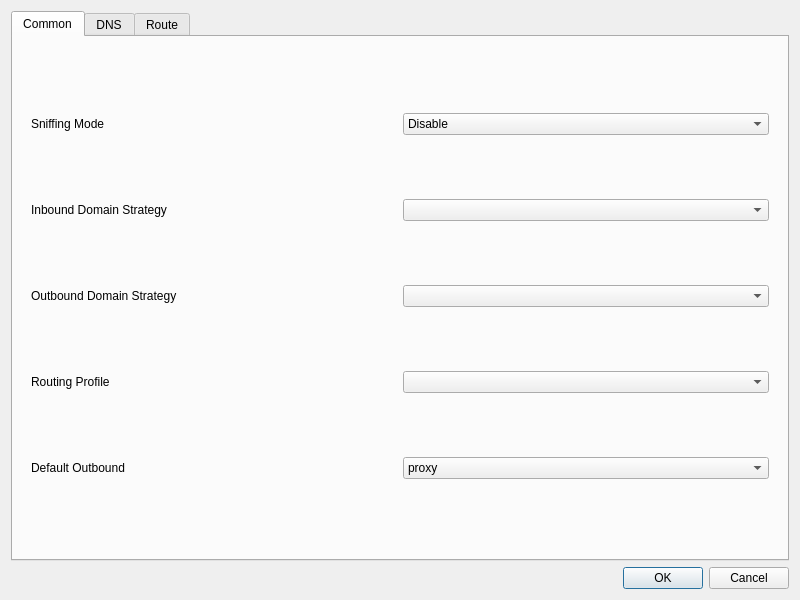
<?xml version="1.0" encoding="UTF-8"?>
<ui version="4.0">
 <class>DialogManageRoutes</class>
 <widget class="QDialog" name="DialogManageRoutes">
  <property name="geometry">
   <rect>
    <x>0</x>
    <y>0</y>
    <width>800</width>
    <height>600</height>
   </rect>
  </property>
  <property name="windowTitle">
   <string>Routes</string>
  </property>
  <layout class="QVBoxLayout" name="verticalLayout">
   <item>
    <widget class="QTabWidget" name="tabWidget">
     <property name="currentIndex">
      <number>0</number>
     </property>
     <widget class="QWidget" name="tab">
      <attribute name="title">
       <string>Common</string>
      </attribute>
      <layout class="QVBoxLayout" name="verticalLayout_3">
       <item>
        <widget class="QWidget" name="widget" native="true">
         <layout class="QGridLayout" name="gridLayout_2">
          <item row="3" column="1">
           <widget class="QComboBox" name="outbound_domain_strategy">
            <property name="editable">
             <bool>false</bool>
            </property>
           </widget>
          </item>
          <item row="2" column="1">
           <widget class="QComboBox" name="domainStrategyCombo">
            <property name="editable">
             <bool>false</bool>
            </property>
           </widget>
          </item>
          <item row="4" column="0">
           <widget class="QLabel" name="route_prof_l">
            <property name="text">
             <string>Routing Profile</string>
            </property>
           </widget>
          </item>
          <item row="5" column="1">
           <widget class="QComboBox" name="default_out">
            <item>
             <property name="text">
              <string notr="true">proxy</string>
             </property>
            </item>
            <item>
             <property name="text">
              <string notr="true">direct</string>
             </property>
            </item>
           </widget>
          </item>
          <item row="5" column="0">
           <widget class="QLabel" name="default_out_l">
            <property name="toolTip">
             <string>The outbound tag to use when the request is not handled by any rule</string>
            </property>
            <property name="text">
             <string>Default Outbound</string>
            </property>
           </widget>
          </item>
          <item row="2" column="0">
           <widget class="QLabel" name="label_6">
            <property name="toolTip">
             <string notr="true">inbound.domain_strategy
when used, domain destinations are resolved to IP before routing.</string>
            </property>
            <property name="text">
             <string>Inbound Domain Strategy</string>
            </property>
           </widget>
          </item>
          <item row="3" column="0">
           <widget class="QLabel" name="label_3">
            <property name="toolTip">
             <string>outbound.domain_strategy
when set, domain destinations are resolved to IP before connect,
also if the connection cannot be established with the current address family (ipv4, ipv6), a fallback connection is created shortly after, with the other address family.</string>
            </property>
            <property name="text">
             <string>Outbound Domain Strategy</string>
            </property>
           </widget>
          </item>
          <item row="4" column="1">
           <widget class="QComboBox" name="route_prof"/>
          </item>
          <item row="1" column="0">
           <widget class="QLabel" name="label">
            <property name="toolTip">
             <string>Sniffs the connections intial packet(s?) to identify the protocol and the SNI. Sniff result for destination also rewrites the destionation of the connection to the sniffed SNI. For more data on the sniffed protocol refer to the sing-box's documentation.</string>
            </property>
            <property name="text">
             <string>Sniffing Mode</string>
            </property>
           </widget>
          </item>
          <item row="1" column="1">
           <widget class="QComboBox" name="sniffing_mode">
            <item>
             <property name="text">
              <string>Disable</string>
             </property>
            </item>
            <item>
             <property name="text">
              <string>Sniff result for routing</string>
             </property>
            </item>
            <item>
             <property name="text">
              <string>Sniff result for destination</string>
             </property>
            </item>
           </widget>
          </item>
         </layout>
        </widget>
       </item>
      </layout>
     </widget>
     <widget class="QWidget" name="tab_3">
      <attribute name="title">
       <string>DNS</string>
      </attribute>
      <layout class="QVBoxLayout" name="verticalLayout_4">
       <item>
        <widget class="QGroupBox" name="simple_dns_box">
         <property name="title">
          <string>Simple DNS Settings</string>
         </property>
         <layout class="QGridLayout" name="gridLayout">
          <item row="1" column="0">
           <widget class="QLabel" name="label_9">
            <property name="text">
             <string>Remote DNS</string>
            </property>
            <property name="buddy">
             <cstring>widget</cstring>
            </property>
           </widget>
          </item>
          <item row="4" column="2">
           <layout class="QHBoxLayout" name="horizontalLayout_3">
            <item>
             <widget class="QLabel" name="dns_final_out_l">
              <property name="text">
               <string>Default DNS server</string>
              </property>
             </widget>
            </item>
            <item>
             <widget class="QComboBox" name="dns_final_out">
              <item>
               <property name="text">
                <string notr="true">remote</string>
               </property>
              </item>
              <item>
               <property name="text">
                <string notr="true">direct</string>
               </property>
              </item>
             </widget>
            </item>
           </layout>
          </item>
          <item row="2" column="0">
           <widget class="QLabel" name="label_8">
            <property name="toolTip">
             <string>This is especially important and it is recommended to use the default value of &quot;localhost&quot;.
If the default value does not work, try changing it to &quot;223.5.5.5&quot;.
For more information, see the document &quot;Configuration/DNS&quot;.</string>
            </property>
            <property name="text">
             <string>Direct DNS</string>
            </property>
           </widget>
          </item>
          <item row="1" column="2">
           <layout class="QHBoxLayout" name="horizontalLayout_7">
            <item>
             <widget class="QComboBox" name="remote_dns">
              <property name="sizePolicy">
               <sizepolicy hsizetype="Expanding" vsizetype="Fixed">
                <horstretch>0</horstretch>
                <verstretch>0</verstretch>
               </sizepolicy>
              </property>
              <property name="editable">
               <bool>true</bool>
              </property>
              <item>
               <property name="text">
                <string notr="true">8.8.8.8</string>
               </property>
              </item>
              <item>
               <property name="text">
                <string notr="true">https://8.8.8.8/dns-query</string>
               </property>
              </item>
              <item>
               <property name="text">
                <string notr="true">https://1.0.0.1/dns-query</string>
               </property>
              </item>
              <item>
               <property name="text">
                <string notr="true">https://1.1.1.1/dns-query</string>
               </property>
              </item>
              <item>
               <property name="text">
                <string notr="true">https://dns.google/dns-query</string>
               </property>
              </item>
              <item>
               <property name="text">
                <string notr="true">https://one.one.one.one/dns-query</string>
               </property>
              </item>
              <item>
               <property name="text">
                <string notr="true">https://[2001:4860:4860::8888]/dns-query</string>
               </property>
              </item>
              <item>
               <property name="text">
                <string notr="true">https://[2606:4700:4700::1111]/dns-query</string>
               </property>
              </item>
             </widget>
            </item>
            <item>
             <widget class="QLabel" name="label_10">
              <property name="text">
               <string>Query Strategy</string>
              </property>
             </widget>
            </item>
            <item>
             <widget class="QComboBox" name="remote_dns_strategy"/>
            </item>
           </layout>
          </item>
          <item row="2" column="2">
           <layout class="QHBoxLayout" name="horizontalLayout_8">
            <item>
             <widget class="QComboBox" name="direct_dns">
              <property name="sizePolicy">
               <sizepolicy hsizetype="Expanding" vsizetype="Fixed">
                <horstretch>0</horstretch>
                <verstretch>0</verstretch>
               </sizepolicy>
              </property>
              <property name="editable">
               <bool>true</bool>
              </property>
              <item>
               <property name="text">
                <string notr="true">localhost</string>
               </property>
              </item>
              <item>
               <property name="text">
                <string notr="true">https://223.5.5.5/dns-query</string>
               </property>
              </item>
              <item>
               <property name="text">
                <string notr="true">https://1.12.12.12/dns-query</string>
               </property>
              </item>
              <item>
               <property name="text">
                <string notr="true">https://dns.alidns.com/dns-query</string>
               </property>
              </item>
              <item>
               <property name="text">
                <string notr="true">https://doh.pub/dns-query</string>
               </property>
              </item>
              <item>
               <property name="text">
                <string notr="true">223.5.5.5</string>
               </property>
              </item>
              <item>
               <property name="text">
                <string notr="true">119.29.29.29</string>
               </property>
              </item>
              <item>
               <property name="text">
                <string notr="true">2400:3200::1</string>
               </property>
              </item>
              <item>
               <property name="text">
                <string notr="true">2402:4e00::</string>
               </property>
              </item>
             </widget>
            </item>
            <item>
             <widget class="QLabel" name="label_11">
              <property name="text">
               <string>Query Strategy</string>
              </property>
             </widget>
            </item>
            <item>
             <widget class="QComboBox" name="direct_dns_strategy"/>
            </item>
           </layout>
          </item>
          <item row="3" column="2">
           <widget class="QCheckBox" name="enable_fakeip">
            <property name="text">
             <string>Enable FakeIP</string>
            </property>
           </widget>
          </item>
         </layout>
        </widget>
       </item>
       <item>
        <widget class="QGroupBox" name="groupBox_2">
         <property name="title">
          <string>DNS Object Settings</string>
         </property>
         <layout class="QVBoxLayout" name="verticalLayout_5">
          <item>
           <layout class="QHBoxLayout" name="horizontalLayout_4">
            <item>
             <widget class="QCheckBox" name="use_dns_object">
              <property name="text">
               <string>Use DNS Object</string>
              </property>
             </widget>
            </item>
            <item>
             <widget class="QPushButton" name="format_dns_object">
              <property name="sizePolicy">
               <sizepolicy hsizetype="Maximum" vsizetype="Fixed">
                <horstretch>0</horstretch>
                <verstretch>0</verstretch>
               </sizepolicy>
              </property>
              <property name="text">
               <string>Format</string>
              </property>
             </widget>
            </item>
            <item>
             <widget class="QPushButton" name="dns_document">
              <property name="sizePolicy">
               <sizepolicy hsizetype="Maximum" vsizetype="Fixed">
                <horstretch>0</horstretch>
                <verstretch>0</verstretch>
               </sizepolicy>
              </property>
              <property name="text">
               <string>Document</string>
              </property>
             </widget>
            </item>
           </layout>
          </item>
          <item>
           <widget class="QPlainTextEdit" name="dns_object"/>
          </item>
         </layout>
        </widget>
       </item>
      </layout>
     </widget>
     <widget class="QWidget" name="tab_2">
      <attribute name="title">
       <string>Route</string>
      </attribute>
      <layout class="QVBoxLayout" name="verticalLayout_2">
       <item>
        <widget class="QGroupBox" name="route_profiles_box">
         <property name="title">
          <string>Routing Profiles</string>
         </property>
         <layout class="QVBoxLayout" name="verticalLayout_6">
          <item>
           <widget class="QListWidget" name="route_profiles"/>
          </item>
          <item>
           <widget class="QWidget" name="widget_2" native="true">
            <layout class="QHBoxLayout" name="horizontalLayout_2">
             <item>
              <widget class="QPushButton" name="new_route">
               <property name="text">
                <string>New</string>
               </property>
              </widget>
             </item>
             <item>
              <widget class="QPushButton" name="clone_route">
               <property name="text">
                <string>Clone</string>
               </property>
              </widget>
             </item>
             <item>
              <widget class="QPushButton" name="edit_route">
               <property name="text">
                <string>Edit</string>
               </property>
              </widget>
             </item>
             <item>
              <widget class="QPushButton" name="delete_route">
               <property name="text">
                <string>Delete</string>
               </property>
              </widget>
             </item>
            </layout>
           </widget>
          </item>
         </layout>
        </widget>
       </item>
      </layout>
     </widget>
    </widget>
   </item>
   <item>
    <layout class="QHBoxLayout" name="horizontalLayout">
     <item>
      <widget class="QDialogButtonBox" name="buttonBox">
       <property name="sizePolicy">
        <sizepolicy hsizetype="Preferred" vsizetype="Preferred">
         <horstretch>0</horstretch>
         <verstretch>0</verstretch>
        </sizepolicy>
       </property>
       <property name="standardButtons">
        <set>QDialogButtonBox::StandardButton::Cancel|QDialogButtonBox::StandardButton::Ok</set>
       </property>
      </widget>
     </item>
    </layout>
   </item>
  </layout>
 </widget>
 <tabstops>
  <tabstop>tabWidget</tabstop>
  <tabstop>sniffing_mode</tabstop>
  <tabstop>domainStrategyCombo</tabstop>
  <tabstop>outbound_domain_strategy</tabstop>
  <tabstop>remote_dns</tabstop>
  <tabstop>remote_dns_strategy</tabstop>
  <tabstop>direct_dns</tabstop>
  <tabstop>direct_dns_strategy</tabstop>
  <tabstop>dns_final_out</tabstop>
  <tabstop>use_dns_object</tabstop>
  <tabstop>format_dns_object</tabstop>
  <tabstop>dns_document</tabstop>
  <tabstop>dns_object</tabstop>
 </tabstops>
 <resources/>
 <connections>
  <connection>
   <sender>buttonBox</sender>
   <signal>rejected()</signal>
   <receiver>DialogManageRoutes</receiver>
   <slot>reject()</slot>
   <hints>
    <hint type="sourcelabel">
     <x>399</x>
     <y>574</y>
    </hint>
    <hint type="destinationlabel">
     <x>399</x>
     <y>299</y>
    </hint>
   </hints>
  </connection>
  <connection>
   <sender>buttonBox</sender>
   <signal>accepted()</signal>
   <receiver>DialogManageRoutes</receiver>
   <slot>accept()</slot>
   <hints>
    <hint type="sourcelabel">
     <x>399</x>
     <y>574</y>
    </hint>
    <hint type="destinationlabel">
     <x>399</x>
     <y>299</y>
    </hint>
   </hints>
  </connection>
 </connections>
</ui>
